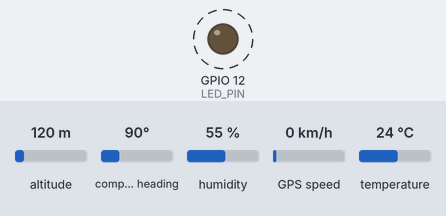
The sketch below on a simulated ESP32. Shown: output pins drawn as LEDs (lit = HIGH). Dashed ring = blinking. The test bench sets the inputs (shaded band); at power-on: altitude 120 m, compass heading 90°, humidity 55 %, GPS speed 0 km/h, temperature 24 °C. The GPS gets a fix after 3 s at 37.7749, -122.4194 with 8 satellites; no radio packets arrive unless stated; pins used as bus, display or sensor lines are not drawn; what the sketch prints to the serial monitor is not drawn.

Above: at 1.3 s.
Timing chart, 0 to 5.0 s (numbered marks = the images above):
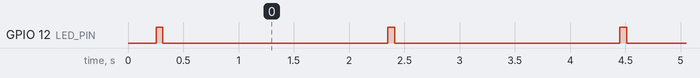

Measured:
- by itself, GPIO 12 (LED_PIN): alternates HIGH for 0.06 s and LOW for 2.0 s

The sketch:

Dispositivo_Transmisor.ino
```cpp
#include <SPI.h>
#include <LoRa.h>
#include <DHT.h>
#include <Wire.h>
#include <TinyGPS++.h>

#define DHTPIN 4
#define DHTTYPE DHT11

DHT dht(DHTPIN, DHTTYPE);

// Pines de VSPI
#define SCK     18
#define MISO    19
#define MOSI    23
#define SS      5
#define RST     26
#define DIO0    27

SPIClass vspi(VSPI);

// Pines del GPS
#define RXD2 16
#define TXD2 17

HardwareSerial neogps(1);
TinyGPSPlus gps;

// Pin del LED
#define LED_PIN 12

void setup() {
  Serial.begin(115200);
  while (!Serial);

  // Iniciar la SPI para VSPI
  vspi.begin(SCK, MISO, MOSI, SS);

  // Configurar los pines del LoRa
  LoRa.setPins(SS, RST, DIO0);

  // Reiniciar el módulo LoRa manualmente
  pinMode(RST, OUTPUT);
  digitalWrite(RST, LOW);
  delay(100);
  digitalWrite(RST, HIGH);
  delay(100);

  // Establecer la interfaz y velocidad SPI
  LoRa.setSPI(vspi);
  LoRa.setSPIFrequency(1E6); // Reducir la velocidad de SPI a 1 MHz

  // Iniciar LoRa
  if (!LoRa.begin(433E6)) { // Frecuencia de 915 MHz para México
    Serial.println("Error iniciando LoRa");
    while (1);
  }
  Serial.println("LoRa iniciado correctamente");

  // Iniciar DHT
  dht.begin();

  // Iniciar GPS
  neogps.begin(9600, SERIAL_8N1, RXD2, TXD2);
  Serial.println("GPS iniciado correctamente");

  // Configurar el pin del LED como salida
  pinMode(LED_PIN, OUTPUT);
}

void loop() {
  // Leer datos del DHT
  float h = dht.readHumidity();
  float t = dht.readTemperature();

  if (isnan(h) || isnan(t)) {
    Serial.println("Error leyendo del sensor DHT");
    return;
  }

  // Leer datos del GPS
  while (neogps.available() > 0) {
    gps.encode(neogps.read());
  }

  float latitude = 0.0;
  float longitude = 0.0;

  if (gps.location.isValid()) {
    latitude = gps.location.lat();
    longitude = gps.location.lng();
  } else {
    Serial.println("Sin señal GPS");
  }

  // Mostrar datos en Serial
  Serial.print("Humedad: ");
  Serial.print(h);
  Serial.print("%  Temperatura: ");
  Serial.print(t);
  Serial.println("°C");

  Serial.print("Lat: ");
  Serial.println(latitude, 6);
  Serial.print("Lng: ");
  Serial.println(longitude, 6);

  // Enciende el LED antes de enviar los datos
  digitalWrite(LED_PIN, HIGH);

  // Enviar datos por LoRa en formato JSON
  LoRa.beginPacket();
  LoRa.print("{\"humidity\":");
  LoRa.print(h);
  LoRa.print(",\"temperature\":");
  LoRa.print(t);
  LoRa.print(",\"latitude\":");
  LoRa.print(latitude, 6);
  LoRa.print(",\"longitude\":");
  LoRa.print(longitude, 6);
  LoRa.println("}");
  LoRa.endPacket();

  // Apaga el LED después de enviar los datos
  digitalWrite(LED_PIN, LOW);

  delay(2000); // Enviar cada 2 segundos
}
```
